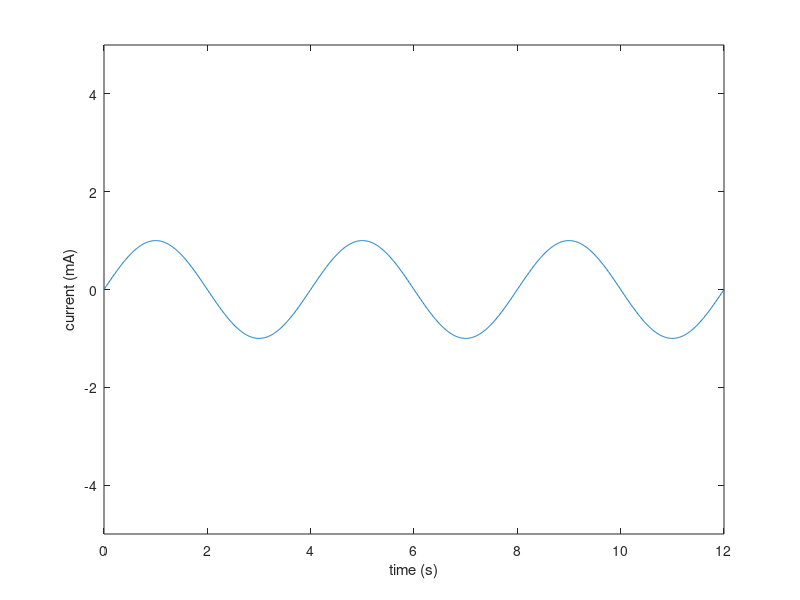

MATLAB code to generate this figure: (Note: this script raises an error after producing the figure.)
clear all ;close all; clc

name = strcat('test','.csv');

% Edit inputs
% (s) duration of signal (does not include padding, 
% or ramp up/down for sinusoid)
Duration = 12; 

% (Hz) sampling frequency, the GIST auto samples at 100Hz, TTS samples at 50Hz
fs = 100; 

% (mA) peak current, can't exceed 5mA 
PmA = 4;

% (Hz) only for sinusoidal profiles, set the frequency of 
% the sine wave for the profile
Sin_freq = 0.25; 


%% build GVS profile
dt = 1/fs;
t = [0:dt:Duration]; 
GVS_signal = sin(t*Sin_freq*(2*pi));

figure; 
plot(t,GVS_signal);
xlabel("time (s)")
ylabel("current (mA)")
ylim([-5 5])

profile= round(GVS_signal*1000)';
writematrix(profile,name);
